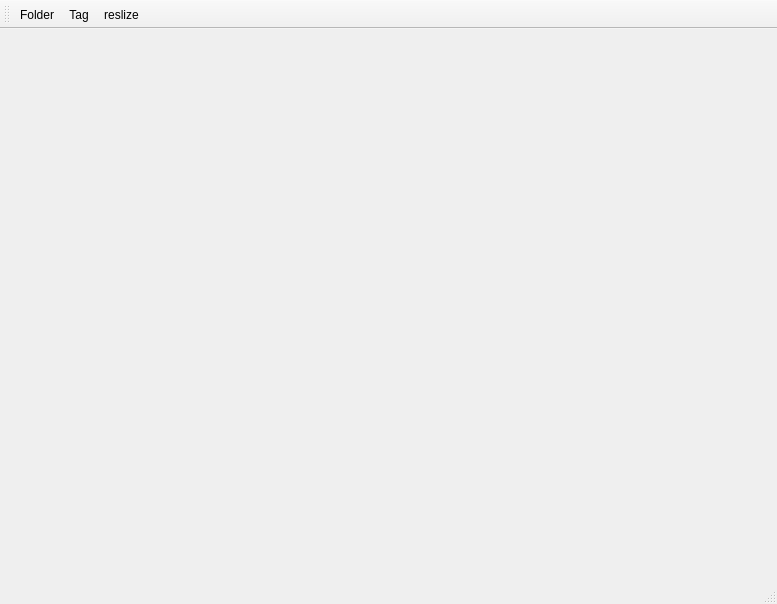
<?xml version="1.0" encoding="UTF-8"?>
<ui version="4.0">
 <class>simpleTKClass</class>
 <widget class="QMainWindow" name="simpleTKClass">
  <property name="geometry">
   <rect>
    <x>0</x>
    <y>0</y>
    <width>777</width>
    <height>604</height>
   </rect>
  </property>
  <property name="windowTitle">
   <string>simpleTK</string>
  </property>
  <widget class="QWidget" name="centralWidget">
   <layout class="QHBoxLayout" name="horizontalLayout_4">
    <item>
     <layout class="QVBoxLayout" name="verticalLayout">
      <item>
       <layout class="QGridLayout" name="gridLayout">
        <item row="1" column="0">
         <layout class="QHBoxLayout" name="horizontalLayout_2">
          <item>
           <widget class="QVTKOpenGLNativeWidget" name="imageViewerWidget2" native="true"/>
          </item>
         </layout>
        </item>
        <item row="0" column="0">
         <layout class="QHBoxLayout" name="horizontalLayout">
          <item>
           <widget class="QVTKOpenGLNativeWidget" name="imageViewerWidget0" native="true"/>
          </item>
         </layout>
        </item>
        <item row="0" column="1">
         <layout class="QHBoxLayout" name="horizontalLayout_1">
          <item>
           <widget class="QVTKOpenGLNativeWidget" name="imageViewerWidget1" native="true"/>
          </item>
         </layout>
        </item>
        <item row="1" column="1">
         <widget class="QVTKOpenGLNativeWidget" name="imageViewerWidget3" native="true"/>
        </item>
       </layout>
      </item>
     </layout>
    </item>
   </layout>
  </widget>
  <widget class="QStatusBar" name="statusBar"/>
  <widget class="QToolBar" name="mainToolBar">
   <attribute name="toolBarArea">
    <enum>TopToolBarArea</enum>
   </attribute>
   <attribute name="toolBarBreak">
    <bool>false</bool>
   </attribute>
   <addaction name="actionFolder"/>
   <addaction name="actionTag"/>
   <addaction name="actionreslize"/>
  </widget>
  <action name="actionTag">
   <property name="icon">
    <iconset resource="simpleTK.qrc">
     <normaloff>:/res/res/tag2.svg</normaloff>:/res/res/tag2.svg</iconset>
   </property>
   <property name="text">
    <string>Tag</string>
   </property>
   <property name="toolTip">
    <string>Tag</string>
   </property>
  </action>
  <action name="actionFolder">
   <property name="icon">
    <iconset resource="simpleTK.qrc">
     <normaloff>:/res/res/folder.svg</normaloff>:/res/res/folder.svg</iconset>
   </property>
   <property name="text">
    <string>Folder</string>
   </property>
  </action>
  <action name="actionreslize">
   <property name="icon">
    <iconset resource="simpleTK.qrc">
     <normaloff>:/res/res/icon_reslice.png</normaloff>:/res/res/icon_reslice.png</iconset>
   </property>
   <property name="text">
    <string>reslize</string>
   </property>
  </action>
 </widget>
 <layoutdefault spacing="6" margin="11"/>
 <customwidgets>
  <customwidget>
   <class>QVTKOpenGLNativeWidget</class>
   <extends>QWidget</extends>
   <header>qvtkopenglnativewidget.h</header>
  </customwidget>
 </customwidgets>
 <resources>
  <include location="simpleTK.qrc"/>
 </resources>
 <connections/>
</ui>
